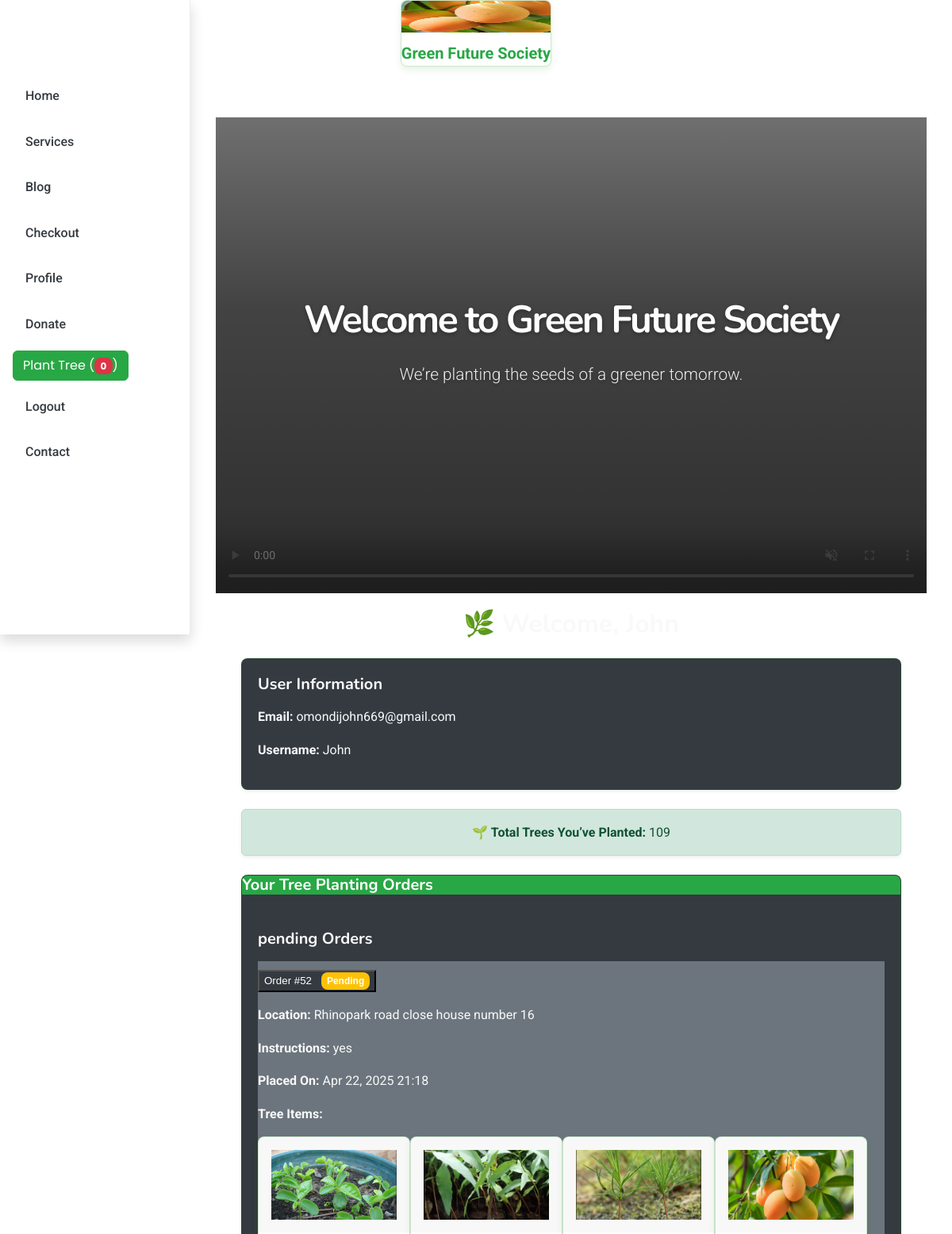
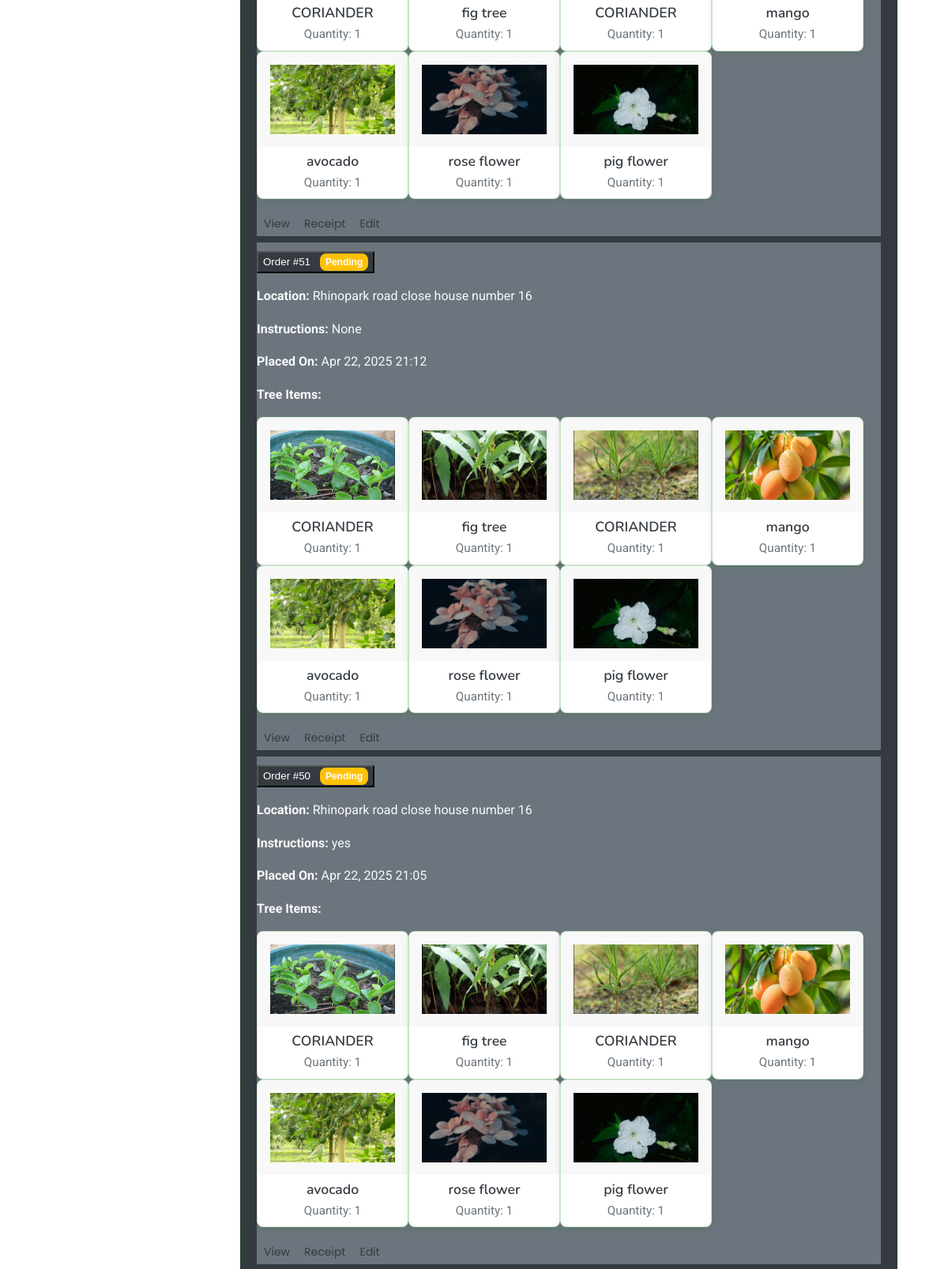
The page /profile/ (signed in, upper part) on the database its author committed (2 pictures, top to bottom).
### societyapp/models.py (models this page shows, shortened)
class Order(models.Model):
    STATUS_CHOICES = [
        ('pending', 'Pending'),
        ('confirmed', 'Confirmed'),
        ('completed', 'Completed'),
    ]
    user = models.ForeignKey(User, on_delete=models.CASCADE, null=True, blank=True, related_name='orders')
    name = models.CharField(max_length=200)
    email = models.EmailField()
    phone = models.CharField(max_length=20)
    planting_location = models.TextField()
    items_json = models.TextField(help_text="JSON representation of ordered items")
    special_instructions = models.TextField(blank=True, null=True)
    created_at = models.DateTimeField(auto_now_add=True)
    status = models.CharField(
        max_length=20,
        choices=STATUS_CHOICES,
        default='pending'
    )
    class Meta:
        ordering = ['-created_at']
        verbose_name = 'Order'
        verbose_name_plural = 'Orders'

class Product(models.Model):
    product_id = models.AutoField
    product_name = models.CharField(max_length=100)
    category = models.CharField(max_length=100, default="")
    subcategory = models.CharField(max_length=50, default="")
    desc = models.CharField(max_length=5000, default="")
    image = models.ImageField(upload_to='images/images')

### societyapp/views.py (the view)
# urls.py: path('profile/',views.user_profile, name='user_profile'),
@login_required
def user_profile(request):
    user_orders = Order.objects.filter(user=request.user).prefetch_related(
        Prefetch('items', queryset=OrderItem.objects.select_related('product'))
    ).order_by('-created_at')
    status_groups = {
        'pending': [],
        'confirmed': [],
        'completed': [],
    }
    all_orders = []
    total_trees = 0
    for order in user_orders:
        parsed_items = []
        for item in order.items.all():
            product = item.product
            parsed_items.append({
                'name': product.product_name,
                'quantity': item.quantity,
                'image_url': product.image.url if product.image else None,
            })
            total_trees += item.quantity
        order.parsed_items = parsed_items
        status_groups[order.status].append(order)
        all_orders.append(order)
    paginator = Paginator(all_orders, 5)
    page_number = request.GET.get('page')
    page_obj = paginator.get_page(page_number)
    return render(request, 'user_profile.html', {
        'user': request.user,
        'status_groups': status_groups,
        'total_trees': total_trees,
        'page_obj': page_obj,
    })

### templates/user_profile.html (shortened to what this page needs)
{% extends 'base.html' %}
{% load static %}
{% block content %}
<div class="container py-4">
    <h2 class="text-center mb-4 text-light">
        🌿 Welcome, {{ request.user.get_full_name|default:request.user.username }}
    </h2>
    <div class="card mb-4 bg-dark text-light shadow-sm">
        <div class="card-body">
            <h5>User Information</h5>
            <p><strong>Email:</strong> {{ request.user.email }}</p>
            <p><strong>Username:</strong> {{ request.user.username }}</p>
        </div>
    </div>
    <div class="alert alert-success text-center mb-4 shadow-sm" role="alert">
        🌱 <strong>Total Trees You’ve Planted:</strong> {{ total_trees }}
    </div>
    <div class="card bg-dark text-light shadow-sm">
        <div class="card-header bg-success text-white">
            <h5 class="mb-0">Your Tree Planting Orders</h5>
        </div>
        <div class="card-body">
            {% for status, orders in status_groups.items %}
                {% if orders %}
                    <h5 class="mt-4 text-capitalize">{{ status }} Orders</h5>
                    <div class="accordion" id="accordion-{{ status }}">
                        {% for order in orders %}
                            <div class="accordion-item mb-2 bg-secondary text-light">
                                <h2 class="accordion-header" id="heading{{ order.id }}">
                                    <button class="accordion-button bg-dark text-white collapsed" type="button" data-bs-toggle="collapse" data-bs-target="#collapse{{ order.id }}">
                                        Order #{{ order.id }}
                                        <span class="ms-2 badge
                                            {% if order.status|lower == 'pending' %}bg-warning
                                            {% elif order.status|lower == 'confirmed' %}bg-info
                                            {% elif order.status|lower == 'completed' %}bg-success
                                            {% else %}bg-secondary{% endif %}">
                                            {{ order.get_status_display }}
                                        </span>
                                    </button>
                                </h2>
                                <div id="collapse{{ order.id }}" class="accordion-collapse collapse">
                                    <div class="accordion-body">
                                        <p><strong>Location:</strong> {{ order.planting_location }}</p>
                                        <p><strong>Instructions:</strong> {{ order.special_instructions|default:"None" }}</p>
                                        <p><strong>Placed On:</strong> {{ order.created_at|date:"M d, Y H:i" }}</p>
                                        <p><strong>Tree Items:</strong></p>
                                        {% if order.parsed_items %}
                                            <div class="d-flex flex-wrap gap-3">
                                                {% for item in order.parsed_items %}
                                                    <div class="card text-dark" style="width: 12rem;">
                                                        {% if item.image_url %}
                                                            <img src="{{ item.image_url }}" class="card-img-top" style="height: 120px; object-fit: cover;" alt="{{ item.name }}">
                                                        {% endif %}
                                                        <div class="card-body p-2 text-center">
                                                            <h6 class="card-title mb-1 text-dark">{{ item.name }}</h6>
                                                            <p class="card-text mb-0 text-muted">Quantity: {{ item.quantity }}</p>
                                                        </div>
                                                    </div>
                                                {% endfor %}
                                            </div>
                                        {% else %}
                                            <p class="text-muted fst-italic">No tree items in this order.</p>
                                        {% endif %}
                                        <div class="mt-3 d-flex flex-wrap gap-2">
                                            <a href="{% url 'order_detail' order.id %}" class="btn btn-sm btn-outline-light">View</a>
                                            <a href="{% url 'download_receipt' order.id %}" class="btn btn-sm btn-outline-secondary">Receipt</a>
                                            {% if order.status|lower == 'pending' %}
                                                <a href="{% url 'edit_order' order.id %}" class="btn btn-sm btn-outline-info">Edit</a>
                                            {% endif %}
                                        </div>
                                    </div>
                                </div>
                            </div>
                        {% endfor %}
                    </div>
                {% endif %}
            {% endfor %}
        </div>
    </div>
</div>
{% endblock %}

### templates/base.html (shortened to what this page needs)
{% load static %}
<!DOCTYPE html>
<html lang="en">
<head>
  <link href="https://cdnjs.cloudflare.com/ajax/libs/font-awesome/6.4.0/css/all.min.css" rel="stylesheet">
  <link href="{% static '/assets/css/main.css' %}" rel="stylesheet">
</head>
<body class="index-page" data-username="{% if request.user.is_authenticated %}{{ request.user.username }}{% else %}guest{% endif %}">
  <a href="{% url 'index' %}" class="logo d-flex align-items-center justify-content-center">
    <div class="card logo-card">
      <img src="{% static 'assets/img/logo.png' %}" alt="Green Future Society Logo" class="logo-img">
      <span class="GFS text-success">Green Future Society</span>
    </div>
  </a>
  <header id="header" class="header fixed-top">
    <div class="container-fluid container-xl position-relative">
      <div class="header-inner d-flex align-items-center justify-content-between">
        <nav id="navmenu" class="navmenu">
          <ul>
            <li><a class="nav-link scrollto {% if request.path == '/' %}active{% endif %}" href="/">Home</a></li>
            <li><a class="nav-link scrollto" href="/service">Services</a></li>
            <li><a class="nav-link scrollto" href="/blog">Blog</a></li>
            <li><a class="nav-link scrollto" href="/checkout">Checkout</a></li>
            <li><a class="nav-link scrollto" href="/profile">Profile</a></li>
            <li><a class="nav-link scrollto" href="/donate">Donate</a></li>
            <li class="nav-cart">
              <button type="button" class="nav-link scrollto btn btn-success position-relative" id="popcart"data-container="body" data-toggle="popover" data-placement="bottom" data-html="true" > Plant Tree (<span id="cartcount" class="badge bg-danger">0</span>)
              </button>
            </li>
            {% if request.user.is_authenticated %}
              <li><a class="nav-link scrollto" href="/auth/logout">Logout</a></li>
            {% endif %}
            <li><a class="nav-link scrollto contact-btn" href="/contact">Contact</a></li>
          </ul>
        </nav>
      </div>
    </div>
  </header>
  <div class="layout-wrapper">
    <div class="main-content">
      {% block hero %}
      <section id="hero" class="hero">
        <video
          width="100%"
          height="auto"
          controls
          autoplay
          muted
          loop
          class="hero-video"
        >
          <source src="{% static 'assets/img/hero-video.mp4' %}" type="video/mp4" />
        </video>
        <div class="hero-overlay"></div>
        <div class="container">
          <h1>Welcome to Green Future Society</h1>
          <p>We’re planting the seeds of a greener tomorrow.</p>
        </div>
      </section>
      {% endblock %}
      <main class="main">
        <div class="container">
          {% block content %}{% endblock %}
        </div>
      </main>
  </body>
</html>

### rows shown on the page
Order: status "pending", id "52", status "Pending", planting_location "Rhinopark road close house number 16", special_instructions "yes", created_at "Apr 22, 2025 21:18", quantity "1" "1" "1" "1" "1" "1" "1", name (picture), shows "Edit"
Product: name "CORIANDER" "CORIANDER" "CORIANDER"
Product: name "fig tree" "fig tree" "fig tree"
Product: name "CORIANDER" "CORIANDER" "CORIANDER"
Product: name "mango" "mango" "mango"
Product: name "avocado" "avocado" "avocado"
Product: name "rose flower" "rose flower" "rose flower"
Product: name "pig flower" "pig flower" "pig flower"
Order: id "51", status "Pending", planting_location "Rhinopark road close house number 16", special_instructions "None", created_at "Apr 22, 2025 21:12", quantity "1" "1" "1" "1" "1" "1" "1", name (picture), shows "Edit"
Order: id "50", status "Pending", planting_location "Rhinopark road close house number 16", special_instructions "yes", created_at "Apr 22, 2025 21:05", quantity "1" "1" "1" "1" "1" "1" "1", name (picture), shows "Edit"

### other values the page prints
{{ request.user.email }} "omondijohn669@gmail.com"
{{ request.user.username }} "John"
{{ total_trees }} "109"
